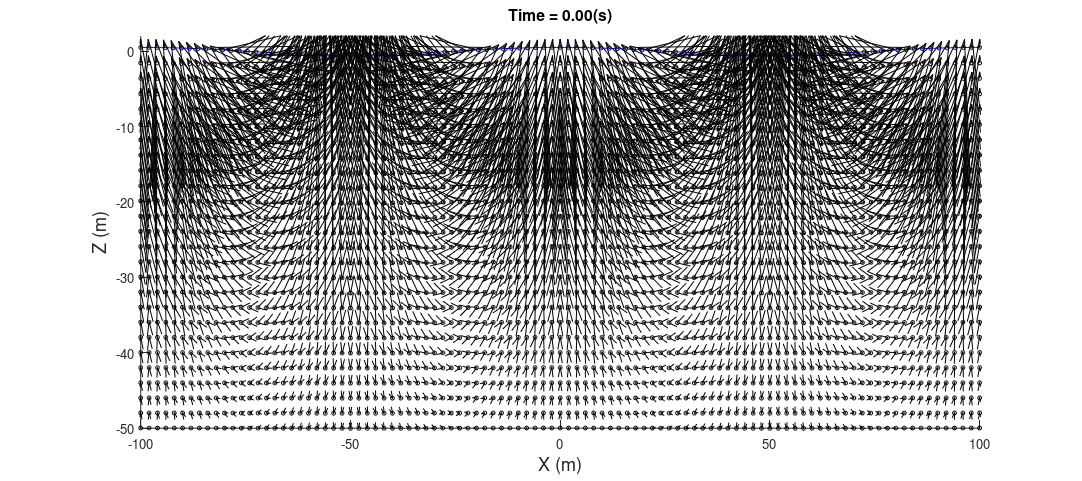

This figure's MATLAB source: (Note: this script raises an error after producing the figure.)
clc; clear; fclose all; close all;

% Physical Parameters
Amplitude = 0.5;
WaveLength = 100.0;
WavePeriod = 10.0;
WaterDepth = 100.0;

% Wave Number
WaveNumber = 2*pi/WaveLength;

% Angular Frequency
Freq = 2*pi/WavePeriod;

% Time Setep
Delta_T = WavePeriod/10;

[Ini_ParcelX, Ini_ParcelZ] = meshgrid(-100:2:100, -50:2:0);

DomainX = -200:1:200;

X0 = Ini_ParcelX;
Z0 = Ini_ParcelZ;

for k = [0:1:500]
    
    % Time Step
    t = Delta_T*k;
    
    % Free Surface Elevation
    Surf_Elev = Amplitude*cos(WaveNumber.*DomainX-Freq*t);
    
    % Update X0 and Z0
    X0 = X0 + WaveNumber.*Amplitude^2.*Freq.*t.*exp(2.*WaveNumber.*Z0);
    Z0 = Z0;
    
    % Parcel Motion Distance from the Parcel Centers
    Delta_X = -Amplitude.*exp(WaveNumber.*Z0).*sin(WaveNumber.*X0-Freq.*t) ...
            + WaveNumber.*Amplitude^2.*Freq.*t.*exp(2.*WaveNumber.*Z0);
    Delta_Z = Amplitude.*exp(WaveNumber.*Z0).*cos(WaveNumber.*X0-Freq.*t);

    clf;
    set(gcf,'units','normalized','position',[0.1 0.1 0.9 0.5],'PaperPositionMode','auto'); hold on;
    plot(X0+Delta_X,Z0+Delta_Z,'ko','MarkerSize',3);
    plot(DomainX, Surf_Elev,'b-');
    quiver(X0+Delta_X,Z0+Delta_Z,Delta_X,Delta_Z,0.4,'k-','MaxHeadSize',10.0);
    
    xlim([-100 100]); ylim([-50 2]);
    
    title(['Time = ', num2str(t,'%10.2f'), '(s)'],'fontsize',12);
    xlabel('X (m)','fontsize',14);
    ylabel('Z (m)','fontsize',14);
    ax = gca; ax.FontSize = 12;
    box on; set(gca,'Layer','top');
    
%     pause(1.0)
    
    out_filename = ['dw-stokes-large-' num2str(k,'%06d') '.png'];
    
    print('-dpng',out_filename);
    
end